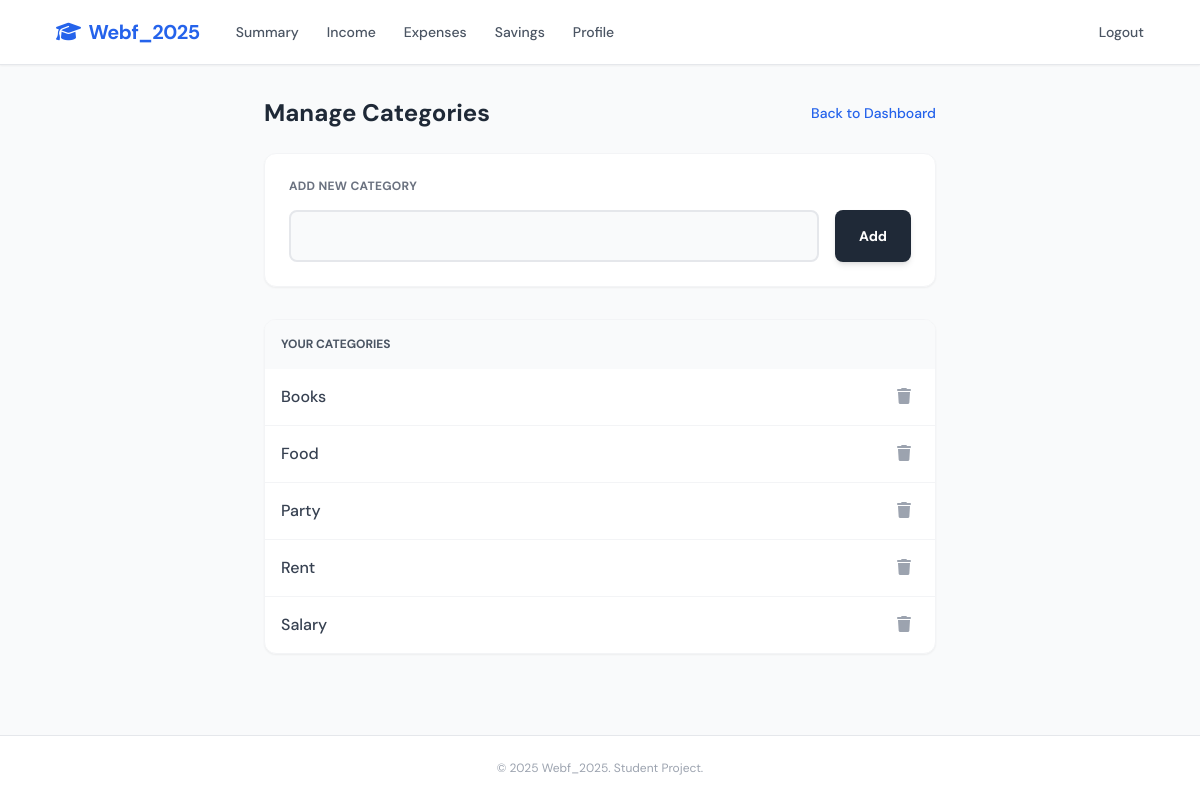
The app's page /categories/ (signed in), older data.
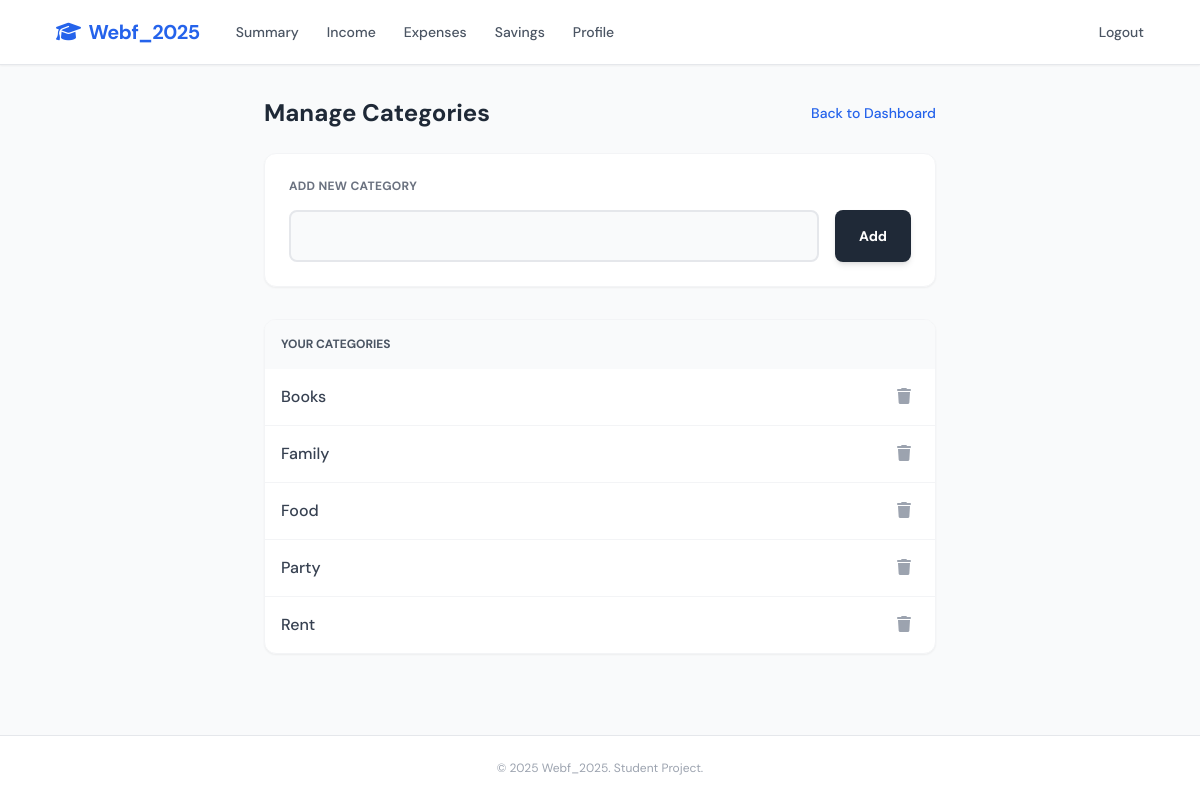
The same page, newer data.
### budget/models.py (models this page shows, shortened)
class Category(models.Model):
    user = models.ForeignKey(User, on_delete=models.CASCADE)
    name = models.CharField(max_length=50)
    class Meta:
        verbose_name_plural = "Categories"
        unique_together = ('user', 'name')

### budget/views.py (the view)
# urls.py: path('categories/', views.manage_categories, name='manage_categories'),
@login_required
def manage_categories(request):
    categories = Category.objects.filter(user=request.user)
    if request.method == 'POST':
        form = CategoryForm(request.POST)
        if form.is_valid():
            cat = form.save(commit=False)
            cat.user = request.user
            cat.save()
            messages.success(request, "Category added.")
            return redirect('manage_categories')
    else:
        form = CategoryForm()
    return render(request, 'manage_categories.html', {'categories': categories, 'form': form})

### budget/forms.py
class CategoryForm(forms.ModelForm):
    class Meta:
        model = Category
        fields = ['name']

### templates/manage_categories.html (shortened to what this page needs)
{% extends 'base.html' %}
{% block content %}
<div class="max-w-2xl mx-auto">
    <div class="flex justify-between items-center mb-6">
        <h2 class="text-2xl font-bold text-gray-800">Manage Categories</h2>
        <a href="{% url 'dashboard' %}" class="text-blue-600 hover:underline text-sm font-medium">Back to Dashboard</a>
    </div>
    <div class="bg-white p-6 rounded-xl shadow-sm border border-gray-100 mb-8 animate__animated animate__fadeInDown">
        <h4 class="text-xs font-bold text-gray-500 uppercase tracking-wide mb-4">Add New Category</h4>
        <form method="post" class="flex gap-4">
            <div class="flex-grow">
                {{ form.name }}
            </div>
            <button type="submit" class="bg-gray-800 text-white px-6 rounded-lg hover:bg-gray-900 transition shadow-md font-bold text-sm">Add</button>
        </form>
    </div>
    <div class="bg-white rounded-xl shadow-sm border border-gray-100 overflow-hidden animate__animated animate__fadeInUp">
        <div class="p-4 border-b border-gray-50 bg-gray-50">
            <h4 class="text-xs font-bold text-gray-600 uppercase">Your Categories</h4>
        </div>
        <div class="divide-y divide-gray-100">
            {% for cat in categories %}
            <div class="p-4 flex justify-between items-center hover:bg-gray-50 transition">
                <span class="text-gray-700 font-medium">{{ cat.name }}</span>
                <form action="{% url 'delete_category' cat.id %}" method="post" onsubmit="return confirm('Delete this category? Transactions will become uncategorized.');">
                    <button type="submit" class="text-gray-400 hover:text-red-500 transition px-2">
                        <i class="fa-solid fa-trash"></i>
                    </button>
                </form>
            </div>
            {% empty %}
            <div class="p-6 text-center text-gray-400">No categories found.</div>
            {% endfor %}
        </div>
    </div>
</div>
{% endblock %}

Row changes from the older to the newer data that the page shows:
removed Category: name "Salary"
added Category: name "Family"
